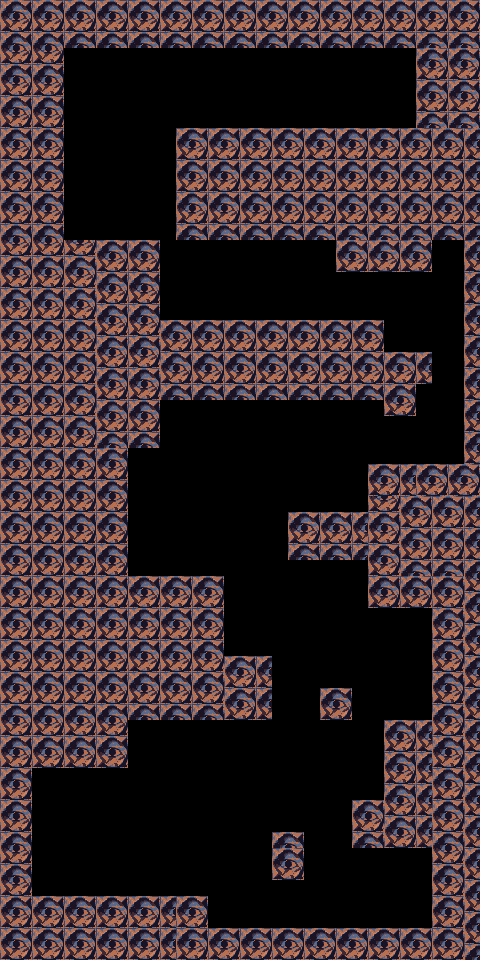

The image is a tile-based game level rendered from a .tmx file. Its description and source (layers, tilesets, objects; grid data summarised) follow:
An orthogonal 30x60 tile map with 16x16 px tiles, 1 tile layer (タイル・レイヤー1) and 25 objects.

<map version="1.0" orientation="orthogonal" renderorder="right-down" width="30" height="60" tilewidth="16" tileheight="16" nextobjectid="44">
 <tileset firstgid="1" name="Sprite-0001" tilewidth="16" tileheight="16" tilecount="16">
  <image source="../test/Sprite-0001.png" width="64" height="64" />
 </tileset>
 <layer name="タイル・レイヤー1" width="30" height="60">
  <data>[1800 cells, 1033 non-empty, 4 distinct tile ids]</data>
 </layer>
 <objectgroup name="block" visible="0">
  <object id="2" x="0" y="896" width="208" height="64" />
  <object id="4" x="208" y="928" width="224" height="32" />
  <object id="6" x="432" y="608" width="64" height="352" />
  <object id="7" x="352" y="800" width="80" height="48" />
  <object id="8" x="128" y="656" width="144" height="64" />
  <object id="9" x="0" y="448" width="128" height="320" />
  <object id="11" x="368" y="464" width="128" height="144" />
  <object id="13" x="384" y="720" width="48" height="80" />
  <object id="17" x="320" y="688" width="32" height="32" />
  <object id="18" x="128" y="576" width="96" height="80" />
  <object id="20" x="288" y="512" width="80" height="48" />
  <object id="21" x="0" y="240" width="160" height="208" />
  <object id="23" x="160" y="320" width="224" height="80" />
  <object id="24" x="384" y="352" width="32" height="64" />
  <object id="27" x="464" y="304" width="32" height="160" />
  <object id="29" x="448" y="400" width="16" height="32" />
  <object id="30" x="416" y="352" width="16" height="32" />
  <object id="31" x="0" y="48" width="64" height="192" />
  <object id="32" x="176" y="128" width="320" height="112" />
  <object id="34" x="336" y="240" width="96" height="32" />
  <object id="35" x="464" y="240" width="32" height="64" />
  <object id="38" x="0" y="0" width="416" height="48" />
  <object id="39" x="416" y="0" width="64" height="128" />
  <object id="40" x="0" y="768" width="32" height="128" />
  <object id="41" x="272" y="832" width="32" height="48" />
 </objectgroup>
</map>